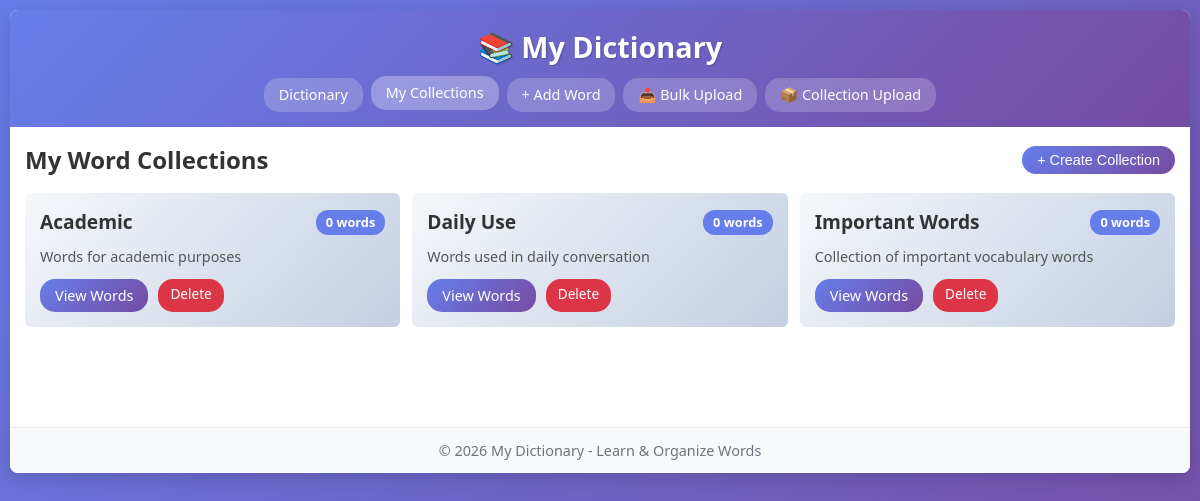
/categories.php, run on the app's committed database.
### tables this page shows
CREATE TABLE `categories` (
  `id` int(11) NOT NULL,
  `category_name` varchar(255) NOT NULL,
  `description` text DEFAULT NULL,
  `created_at` timestamp NULL DEFAULT current_timestamp()
);

### categories.php (the view, shortened to what this page needs)
<?php
$conn = getDBConnection();
$sql = "SELECT c.*, COUNT(wc.word_id) as word_count
        FROM categories c
        LEFT JOIN word_collections wc ON c.id = wc.category_id
        GROUP BY c.id
        ORDER BY c.category_name ASC";
$result = $conn->query($sql);
?>
<!DOCTYPE html>
<html lang="en">
<head>
    <link rel="stylesheet" href="style.css">
</head>
<body>
    <div class="container">
        <header>
            <h1>📚 My Dictionary</h1>
            <nav>
                <a href="index.php">Dictionary</a>
                <a href="categories.php" class="active">My Collections</a>
                <a href="add_word.php">+ Add Word</a>
                <a href="bulk_upload.php">📤 Bulk Upload</a>
                <a href="collection_bulk_upload.php">📦 Collection Upload</a>
            </nav>
        </header>
        <main>
            <div class="page-header">
                <h2>My Word Collections</h2>
                <button onclick="document.getElementById('createModal').style.display='block'" class="btn-primary">
                    + Create Collection
                </button>
            </div>
            <div class="categories-grid">
                <?php if ($result->num_rows > 0): ?>
                    <?php while($category = $result->fetch_assoc()): ?>
                        <div class="category-card">
                            <div class="category-header">
                                <h3><?php echo htmlspecialchars($category['category_name']); ?></h3>
                                <span class="word-count"><?php echo $category['word_count']; ?> words</span>
                            </div>
                            <?php if (!empty($category['description'])): ?>
                                <p class="category-description">
                                    <?php echo htmlspecialchars($category['description']); ?>
                                </p>
                            <?php endif; ?>
                            <div class="category-actions">
                                <a href="view_collection.php?id=<?php echo $category['id']; ?>" class="btn-primary">View Words</a>
                                <a href="categories.php?delete_id=<?php echo $category['id']; ?>"
                                   class="btn-delete"
                                   onclick="return confirm('Are you sure? This will remove all words from this collection.')">Delete</a>
                            </div>
                        </div>
                    <?php endwhile; ?>
                <?php else: ?>
                    <div class="no-results">
                        <p>No collections yet. Create your first collection to organize your words!</p>
                    </div>
                <?php endif; ?>
            </div>
        </main>
        <footer>
            <p>&copy; <?php echo date('Y'); ?> My Dictionary - Learn & Organize Words</p>
        </footer>
    </div>
</body>
</html>

### style.css (style rules this page uses)
* { margin: 0; padding: 0; box-sizing: border-box; }
body { font-family: 'Segoe UI', Tahoma, Geneva, Verdana, sans-serif; background: linear-gradient(135deg, #667eea 0%, #764ba2 100%); min-height: 100vh; padding: 10px; line-height: 1.5; }
.container { max-width: 1200px; margin: 0 auto; background: white; border-radius: 8px; box-shadow: 0 5px 20px rgba(0, 0, 0, 0.15); overflow: hidden; }
header { background: linear-gradient(135deg, #667eea 0%, #764ba2 100%); color: white; padding: 15px 20px; text-align: center; }
header h1 { font-size: 1.8em; margin-bottom: 10px; text-shadow: 1px 1px 2px rgba(0, 0, 0, 0.2); }
nav { display: flex; justify-content: center; gap: 8px; flex-wrap: wrap; }
nav a { color: white; text-decoration: none; padding: 6px 15px; border-radius: 15px; background: rgba(255, 255, 255, 0.2); transition: all 0.3s ease; font-weight: 500; font-size: 0.9em; }
nav a:hover, nav a.active { background: rgba(255, 255, 255, 0.3); transform: translateY(-2px); }
main { padding: 15px; min-height: 300px; }
.page-header { display: flex; justify-content: space-between; align-items: center; margin-bottom: 15px; flex-wrap: wrap; gap: 10px; }
.page-header h2 { color: #333; font-size: 1.5em; }
.btn-primary, .btn-secondary, .btn-edit, .btn-delete, .btn-add-collection { padding: 6px 15px; border: none; border-radius: 15px; cursor: pointer; text-decoration: none; display: inline-block; font-size: 0.9em; transition: all 0.3s ease; font-weight: 500; }
.btn-primary { background: linear-gradient(135deg, #667eea 0%, #764ba2 100%); color: white; }
.btn-delete { background: #dc3545; color: white; padding: 5px 12px; font-size: 0.85em; }
.categories-grid { display: grid; grid-template-columns: repeat(auto-fill, minmax(280px, 1fr)); gap: 12px; margin-bottom: 15px; }
.category-card { background: linear-gradient(135deg, #f5f7fa 0%, #c3cfe2 100%); border-radius: 6px; padding: 15px; transition: all 0.3s ease; }
.category-header { display: flex; justify-content: space-between; align-items: center; margin-bottom: 10px; }
.category-header h3 { color: #333; font-size: 1.2em; }
.word-count { background: #667eea; color: white; padding: 3px 10px; border-radius: 12px; font-size: 0.8em; font-weight: bold; }
.category-description { color: #555; margin-bottom: 12px; line-height: 1.4; font-size: 0.9em; }
.category-actions { display: flex; gap: 10px; flex-wrap: wrap; }
footer { background: #f8f9fa; text-align: center; padding: 12px; color: #6c757d; border-top: 1px solid #e9ecef; font-size: 0.9em; }

### data on the page
categories: category_name "Academic", word_count "0", description "Words for academic purposes"
categories: category_name "Daily Use", word_count "0", description "Words used in daily conversation"
categories: category_name "Important Words", word_count "0", description "Collection of important vocabulary words"
